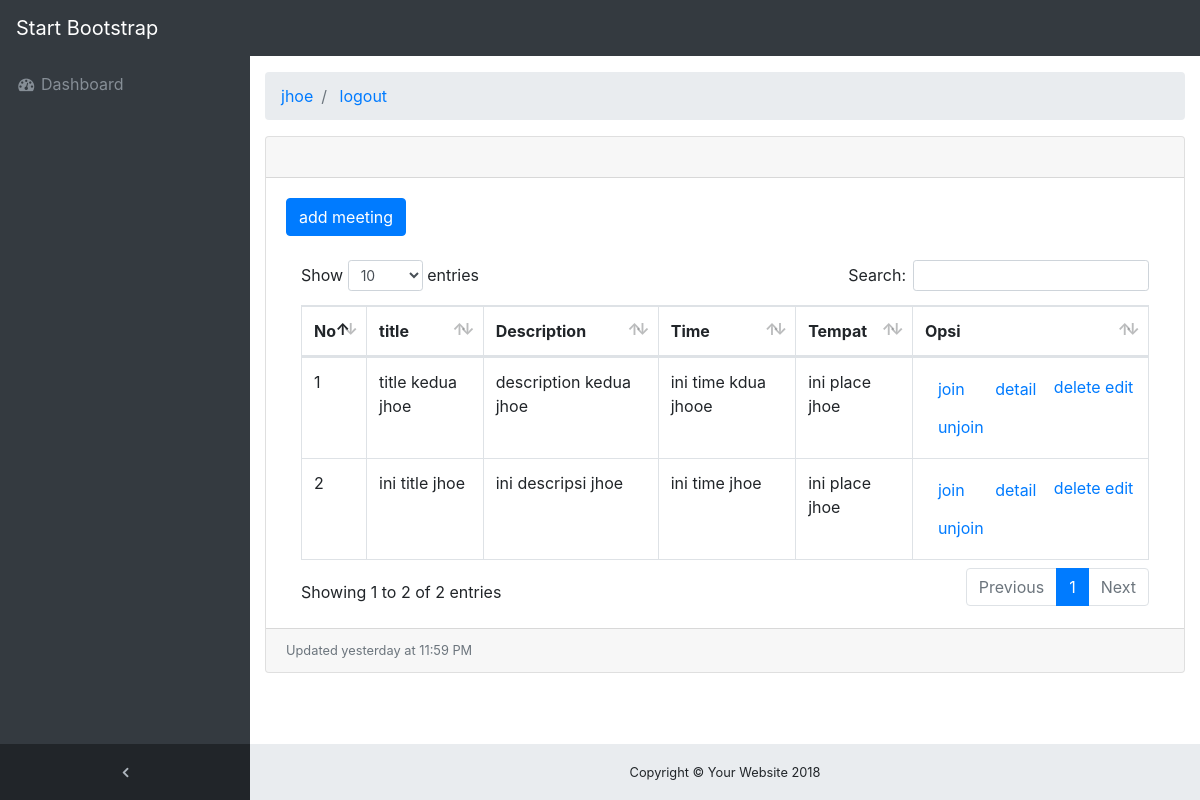
/index.php?meeting=home (signed in), run on the app's committed database.
### tables this page shows
CREATE TABLE `meetings` (
  `id` int(5) NOT NULL,
  `owner_id` int(5) NOT NULL,
  `title` varchar(255) NOT NULL,
  `description` text NOT NULL,
  `waktu` varchar(100) NOT NULL,
  `place` varchar(255) NOT NULL
);

### App/Controller/MeetingController.php (called while the page is built, shortened)
<?php
class MeetingController extends Controller
{
  public function index()
  {
    $meetings  = $this->$meeting->list();
    $view     = include "App/View/Meeting/meeting.php";
    return array($view,$meeting);
  }
}
 ?>

### index.php (called while the page is built, shortened)
<?php
$kernel = new Route($_GET['meeting']);
$controller = $kernel->getController();
 ?>

### App/Controller/AuthController.php (called while the page is built, shortened)
<?php
class AuthController extends Controller
{
  function __construct()
  {
    $base_url = "http://localhost/httaccess/";
  }
}
 ?>

### App/Model/Meeting.php (called while the page is built, shortened)
<?php
class Meeting extends User
{
public function list()
{
      $con    = $this->openDb();
      $query  = mysqli_query($con, "SELECT * FROM meetings ORDER BY id DESC");
      return $query;
}
}
 ?>

### App/View/Meeting/meeting.php (the view, shortened to what this page needs)
<!DOCTYPE html>
<html lang="en">
<head>
  <link href="<?php echo $base_url?>Public/vendor/bootstrap/css/bootstrap.min.css" rel="stylesheet">
  <link href="<?php echo $base_url?>Public/vendor/font-awesome/css/font-awesome.min.css" rel="stylesheet" type="text/css">
  <link href="<?php echo $base_url?>Public/vendor/datatables/dataTables.bootstrap4.css" rel="stylesheet">
  <link href="<?php echo $base_url?>Public/css/sb-admin.css" rel="stylesheet">
</head>
<body class="fixed-nav sticky-footer bg-dark" id="page-top">
  <nav class="navbar navbar-expand-lg navbar-dark bg-dark fixed-top" id="mainNav">
    <a class="navbar-brand" href="#">Start Bootstrap</a>
    <div class="collapse navbar-collapse" id="navbarResponsive">
      <ul class="navbar-nav navbar-sidenav" id="exampleAccordion">
        <li class="nav-item" data-toggle="tooltip" data-placement="right" title="Dashboard">
          <a class="nav-link" href="#">
            <i class="fa fa-fw fa-dashboard"></i>
            <span class="nav-link-text">Dashboard</span>
          </a>
        </li>
              </ul>
      <ul class="navbar-nav sidenav-toggler">
        <li class="nav-item">
          <a class="nav-link text-center" id="sidenavToggler">
            <i class="fa fa-fw fa-angle-left"></i>
          </a>
        </li>
      </ul>
    </div>
  </nav>
  <div class="content-wrapper">
    <div class="container-fluid">
      <ol class="breadcrumb">
        <li class="breadcrumb-item">
          <a href="#"><?php echo $_SESSION['name'] ?></a>
        </li>
        <li class="breadcrumb-item active"> <a  href="?meeting=logout">logout</a> </li>
      </ol>
      <div class="card mb-3">
        <div class="card-header">
         </div>
        <div class="card-body">
            <a href="?meeting=create_meeting" class="btn btn-primary btn-xs">add meeting</a> <br> <br>
          <div class="table-responsive">
            <table class="table table-bordered" id="dataTable" width="100%" cellspacing="0">
              <thead>
                <tr>
                  <th>No</th>
                  <th>title</th>
                  <th>Description</th>
                  <th>Time</th>
                  <th>Tempat</th>
                  <th>Opsi</th>
                  </tr>
              </thead>
              <tbody>
                <?php $no = 1; ?>
                <?php foreach ($meetings as $row): ?>
                  <tr>
                    <td> <?php echo $no; ?> </td>
                    <td> <?php echo $row['title'] ?> </td>
                    <td> <?php echo $row['description'] ?> </td>
                    <td> <?php echo $row['waktu'] ?> </td>
                    <td> <?php echo $row['place'] ?> </td>
                    <td>
                    <a class="btn btn-link btn-xs" href="?meeting=join&id=<?php echo $row['id'];?>">join</a>
                    <a class="btn btn-link btn-xs" href="?meeting=show&id=<?php echo $row['id'];?>">detail</a>
                    <?php if ($row['owner_id'] == $_SESSION['id']): ?>
                    <a href="?meeting=delete&id=<?php echo $row['id']?>">delete</a>
                    <a href="?meeting=edit&id=<?php echo $row['id']?>">edit</a>
                    <?php endif; ?>
                    <a class="btn btn-link btn-xs" href="?meeting=unjoin&id=<?php echo $row['id'];?>">unjoin</a>
                   </td>
                  </tr>
                  <?php $no++; ?>
                <?php endforeach; ?>
              </tbody>
            </table>
          </div>
        </div>
        <div class="card-footer small text-muted">Updated yesterday at 11:59 PM</div>
      </div>
    </div>
    <footer class="sticky-footer">
      <div class="container">
        <div class="text-center">
          <small>Copyright © Your Website 2018</small>
        </div>
      </div>
    </footer>
  </div>
</body>
</html>

### App/Route.php (shortened to what this page needs)
<?php
class Route
{
  function __construct()
  {
    $this->meetingController  = new MeetingController();
  }
  public function getController()
  {
    $meeting = isset($_GET['meeting'])?$_GET['meeting']:NULL;
      try {
          if ($meeting == 'home') {
            $this->meetingController->index();
          }elseif ($meeting == 'create_meeting') {
            $this->meetingController->create_meeting();
          }elseif ($meeting == 'store_meeting') {
            $this->meetingController->store_meeting();
          }elseif ($meeting == 'show') {
            $this->meetingController->detail_meeting();
          }elseif ($meeting == 'edit') {
            $this->meetingController->edit_meeting();
          }elseif ($meeting == 'update') {
            $this->meetingController->update();
          }
      } catch ( Exception $e ) {
          $this->showError("Application error", $e->getMessage());
      }
  }
}
 ?>

### Public/css/sb-admin.css (style rules this page uses)
html { position: relative; min-height: 100%; }
body { overflow-x: hidden; }
body.sticky-footer { margin-bottom: 56px; }
body.sticky-footer .content-wrapper { min-height: calc(100vh - 56px - 56px); }
body.fixed-nav { padding-top: 56px; }
.content-wrapper { min-height: calc(100vh - 56px); padding-top: 1rem; }
#mainNav .navbar-collapse { overflow: auto; max-height: 75vh; }
#mainNav .navbar-collapse .navbar-nav .nav-item .nav-link { cursor: pointer; }
#mainNav .navbar-collapse .sidenav-toggler { display: none; }
@media (min-width: 992px) { #mainNav .navbar-brand { width: 250px; } }
@media (min-width: 992px) { #mainNav .navbar-collapse { overflow: visible; max-height: none; } }
@media (min-width: 992px) { #mainNav .navbar-collapse .navbar-sidenav { position: absolute; top: 0; left: 0; -webkit-flex-direction: column; -ms-flex-direction: column; flex-direction: column; margin-top: 56px; } }
@media (min-width: 992px) { #mainNav .navbar-collapse .navbar-sidenav > .nav-item { width: 250px; padding: 0; } }
@media (min-width: 992px) { #mainNav .navbar-collapse .navbar-sidenav > .nav-item > .nav-link { padding: 1em; } }
#mainNav.fixed-top .sidenav-toggler { display: none; }
@media (min-width: 992px) { #mainNav.fixed-top .navbar-sidenav { height: calc(100vh - 112px); } }
@media (min-width: 992px) { #mainNav.fixed-top .sidenav-toggler { position: absolute; top: 0; left: 0; display: flex; -webkit-flex-direction: column; -ms-flex-direction: column; flex-direction: column; margin-top: calc(100vh - 56px); } }
@media (min-width: 992px) { #mainNav.fixed-top .sidenav-toggler > .nav-item { width: 250px; padding: 0; } }
@media (min-width: 992px) { #mainNav.fixed-top .sidenav-toggler > .nav-item > .nav-link { padding: 1em; } }
#mainNav.fixed-top.navbar-dark .sidenav-toggler { background-color: #212529; }
#mainNav.fixed-top.navbar-dark .sidenav-toggler a i { color: #adb5bd; }
.content-wrapper { overflow-x: hidden; background: white; }
@media (min-width: 992px) { .content-wrapper { margin-left: 250px; } }
#sidenavToggler i { font-weight: 800; }
#mainNav.navbar-dark .navbar-collapse .navbar-sidenav > .nav-item > .nav-link { color: #868e96; }
@media (min-width: 992px) { #mainNav.navbar-dark .navbar-collapse .navbar-sidenav { background: #343a40; } }
footer.sticky-footer { position: absolute; right: 0; bottom: 0; width: 100%; height: 56px; background-color: #e9ecef; line-height: 55px; }
@media (min-width: 992px) { footer.sticky-footer { width: calc(100% - 250px); } }

### data on the page
meetings: title "title kedua jhoe", description "description kedua jhoe", waktu "ini time kdua jhooe", place "ini place jhoe"
meetings: title "ini title jhoe", description "ini descripsi jhoe", waktu "ini time jhoe", place "ini place jhoe"

### other printed values
$_SESSION['name'] "jhoe"
